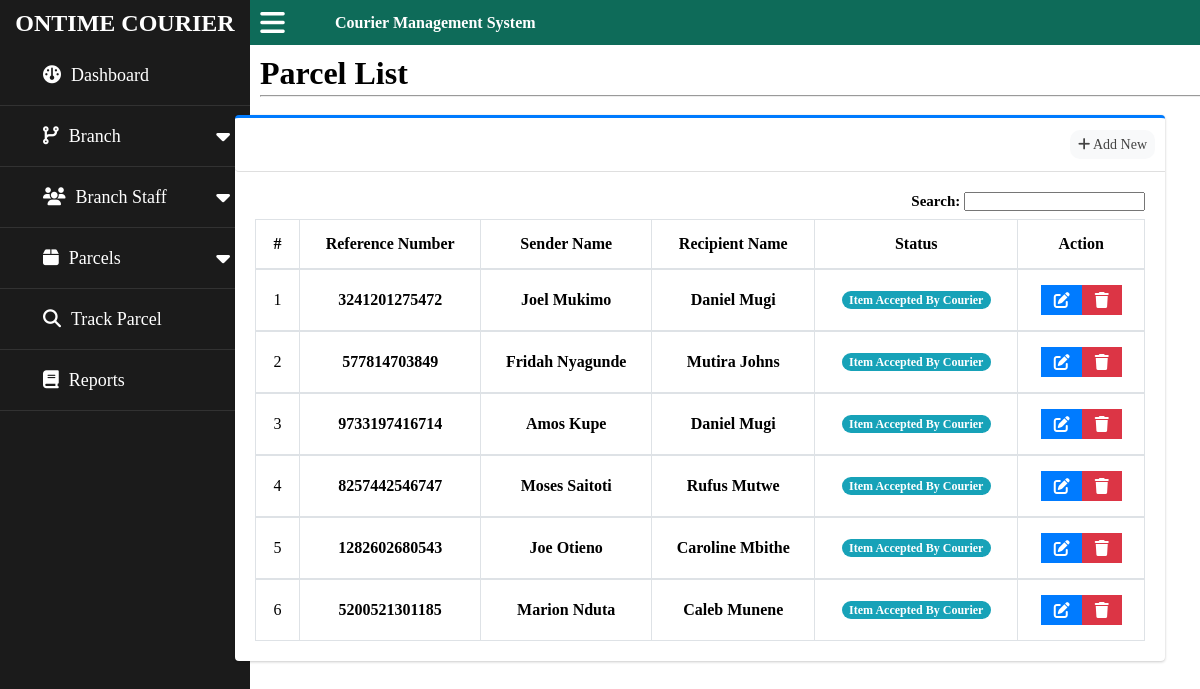
Screenshot of /parcel_list.php (signed in) with the database file from the repository.
### tables this page shows
CREATE TABLE `parcels` (
  `parcel_id` int(11) NOT NULL,
  `sname` varchar(100) NOT NULL,
  `saddress` varchar(100) NOT NULL,
  `scontact` varchar(100) NOT NULL,
  `semail` varchar(100) NOT NULL,
  `rname` varchar(100) NOT NULL,
  `raddress` varchar(100) NOT NULL,
  `rcontact` varchar(100) NOT NULL,
  `remail` varchar(100) NOT NULL,
  `type` varchar(100) NOT NULL,
  `processed_br` varchar(100) NOT NULL,
  `pickup_br` varchar(100) DEFAULT NULL,
  `deliver_loc` varchar(100) DEFAULT NULL,
  `weight` int(11) NOT NULL,
  `height` int(11) NOT NULL,
  `length` int(11) NOT NULL,
  `width` int(11) NOT NULL,
  `price` int(11) NOT NULL,
  `amount` int(11) NOT NULL,
  `reference_number` varchar(100) NOT NULL,
  `status` int(11) NOT NULL DEFAULT 0,
  `date_created` datetime NOT NULL DEFAULT current_timestamp()
);

### parcel_list.php (the view, shortened to what this page needs)
<?php
include 'header.php';
include 'sidebar.php';
include 'topbar.php';
$status = $_GET['status'];
?>
<div class="sub-wrapper2" id="sub-wrapper">
    <h1 class="main-header1">Parcel List</h1>
    <hr class="line">
</div>
<div class="container-fluid" id="container">
    <div class="col-3">
        <div class="card-1 card-outline card-primary">
            <div class="card-header">
                <div class="card-item">
                    <a href="add_parcel.php" class="btn3">
                        <i class="fa fa-plus"></i>
                        Add New
                    </a>
                </div>
            </div>
            <div class="card-body">
                <div class="container-wrapper">
                    <div class="row-1">
                        <div class="col-search">
                            <div class="list-filter">
                                <label for="search" class="search">Search:
                                    <input type="search" class="search-control">
                                </label>
                            </div>
                        </div>
                    </div>
                    <div class="row-1">
                        <div class="table-col">
                            <table class="branch-table" id="list">
                                <thead>
                                    <tr role="row" class="trow">
                                        <th class="rhead">#</th>
                                        <th class="rhead">Reference Number</th>
                                        <th class="rhead">Sender Name</th>
                                        <th class="rhead">Recipient Name</th>
                                        <th class="rhead">Status</th>
                                        <th class="rhead">Action</th>
                                    </tr>
                                </thead>
                                <tbody>
                                    <?php
                                    $i = 1;
                                    $query = $con->query("SELECT * FROM parcels WHERE status = '$status' ORDER BY parcel_id DESC");
                                    while ($rows = $query->fetch_assoc()) :
                                    ?>
                                        <tr>
                                            <td class="rbody"><?php echo $i++ ?></td>
                                            <td class="rbody text-center">
                                                <b>
                                                    <?php
                                                    echo $rows['reference_number']
                                                    ?>
                                                </b>
                                            </td>
                                            <td class="rbody text-center">
                                                <b>
                                                    <?php
                                                    echo $rows['sname']
                                                    ?>
                                                </b>
                                            </td>
                                            <td class="rbody text-center">
                                                <b>
                                                    <?php
                                                    echo $rows['rname']
                                                    ?>
                                                </b>
                                            </td>
                                            <td class="rbody text-center">
                                                <?php
                                                switch ($rows['status']) {
                                                    default:
                                                        echo "<span class='status-btn'>Item Accepted By Courier</span>";
                                                        break;
                                                }
                                                ?>
                                            </td>
                                            <td class="rbody">
                                                <div class="btn-group">
                                                    <a href="edit_parcel.php?&parcel_id=<?php echo $rows['parcel_id'] ?>&cs=<?php echo $rows['status'] ?>" class="btn-main btn-edit">
                                                        <i class="fas fa-edit"></i>
                                                    </a>
                                                    <a href="delete_parcel.php?&del_id=<?php echo $rows['parcel_id'] ?>" class="btn-main btn-del">
                                                        <i class="fas fa-trash"></i>
                                                    </a>
                                                </div>
                                            </td>
                                        </tr>
                                    <?php endwhile; ?>
                                </tbody>
                            </table>
                        </div>
                    </div>
                </div>
            </div>
        </div>
    </div>
</div>

### assets/css/style.css (style rules this page uses)
* { margin: 0; padding: 0; box-sizing: border-box; text-decoration: none; user-select: none; }
body { background-color: #fffd; padding-top: 45px; overflow-x: hidden; overflow-y: auto; }
.main-header1 { margin-bottom: 10px; }
.line { height: 1px; width: 100%; position: absolute; font-size: 50px; margin-top: 35px; background-color: red; margin-left: auto; margin-right: auto; border-style: inset; border-width: 1px; color: green; }
.sub-wrapper2 { position: absolute; width: 80%; left: 260px; top: 55px; margin-bottom: 10px; display: flex; align-items: center; transition: left 0.4s ease; }
.container-fluid { width: 80%; position: relative; padding-right: 7.5px; padding-left: 7.5px; margin-left: auto; margin-right: auto; left: 100px; top: 70px; }
.card-primary.card-outline { border-top: 3px solid #007bff; }
.card-1 { position: relative; display: flex; flex-direction: column; min-width: 0; word-wrap: break-word; background-color: #fff; background-clip: border-box; border: 0 solid rgba(0,0,0,.125); border-radius: 0.25rem; box-shadow: 0 0 1px rgba(0,0,0,.125), 0 1px 3px rgba(0,0,0,.2); margin-bottom: 1rem; }
.card-body { flex: 1 1 auto; min-height: 1px; padding: 1.25rem; }
label { display: inline-block; margin-bottom: 0.5rem; font-size: 15px; font-weight: bold; }
.col-3 { position: relative; width: 100%; padding-right: 7.5px; padding-left: 7.5px; max-width: 100%; }
.card-header { background-color: transparent; border-bottom: 1px solid rgba(0,0,0,.125); padding: 0.75rem 1.25rem; position: relative; border-top-right-radius: 0.25rem; border-bottom-left-radius: 0.25rem; margin-bottom: 0; }
.card-header > .card-item { float: right; margin-right: -0.625rem; }
.btn3 { display: block; width: 100%; cursor: pointer; border-radius: 10px; padding: 0.25rem 0.5rem; border-width: 1px; box-shadow: none; background-color: #f8f9fa; color: #444; font-size: .875rem; line-height: 1.5; text-align: center; border-color: #007bff!important; user-select: none; transition: color .15s ease-in-out, background-color .15s ease-in-out, border-color .15s ease-in-out, box-shadow.15s ease-in-out; }
.container-wrapper { width: 100%; }
.row-1 { display: flex; flex-wrap: wrap; margin-left: -7.5px; margin-right: -7.5px; }
.col-search { position: relative; width: 100%; padding-left: 7.5px; padding-right: 7.5px; }
.list-filter { margin-left: 0.5em; display: flex; width: auto; text-align: right; align-items: center; float: right; }
.table-col { position: relative; width: 100%; padding-left: 7.5px; padding-right: 7.5px; }
.branch-table { width: 100%; border-spacing: 0; }
.rhead,.rbody { text-align: center; align-items: center; padding: 15px; }
.rhead,.rbody { border-bottom: 1px solid #dee2e6; border-top: 1px solid #dee2e6; border-right: 1px solid #dee2e6; }
.rhead:first-child,.rbody:first-child { border-left: 1px solid #dee2e6; }
.btn-group { position: relative; display: inline-flex; vertical-align: middle; }
.btn-main { display: inline-block; font-weight: 400; text-align: center; vertical-align: middle; user-select: none; border: 1px solid transparent; padding: 0.375rem 0.75rem; font-size: 1rem; line-height: 1.5; transition: color .15s ease-in-out, background-color .15s ease-in-out, border-color .15s ease-in-out, box-shadow .15s ease-in-out; }
.btn-edit { position: relative; flex: 1 1 auto; cursor: pointer; border-radius: 0; border-width: 1px; box-shadow: none; color: #fff; background-color: #007bff; border-color: #007bff; text-decoration: none; }
.btn-del { position: relative; flex: 1 1 auto; margin-left: -1px; cursor: pointer; border-radius: 0; border-width: 1px; box-shadow: none; color: #fff; background-color: #dc3545; border-color: #dc3545; }
.text-center { text-align: center; }
.status-btn { display: inline-block; padding: 0.25em 0.4em; font-size: 75%; font-weight: 700; line-height: 1; text-align: center; vertical-align: baseline; color: #fff; background-color: #17a2b8; padding-left: 0.6em; padding-right: 0.6em; border-radius: 10rem; transition: color 1.5s ease-in-out; cursor: pointer; }

### rows the page displays
parcels: reference_number "3241201275472", sname "Joel Mukimo", rname "Daniel Mugi", status "Item Accepted By Courier"
parcels: reference_number "577814703849", sname "Fridah Nyagunde", rname "Mutira Johns", status "Item Accepted By Courier"
parcels: reference_number "9733197416714", sname "Amos Kupe", rname "Daniel Mugi", status "Item Accepted By Courier"
parcels: reference_number "8257442546747", sname "Moses Saitoti", rname "Rufus Mutwe", status "Item Accepted By Courier"
parcels: reference_number "1282602680543", sname "Joe Otieno", rname "Caroline Mbithe", status "Item Accepted By Courier"
parcels: reference_number "5200521301185", sname "Marion Nduta", rname "Caleb Munene", status "Item Accepted By Courier"
